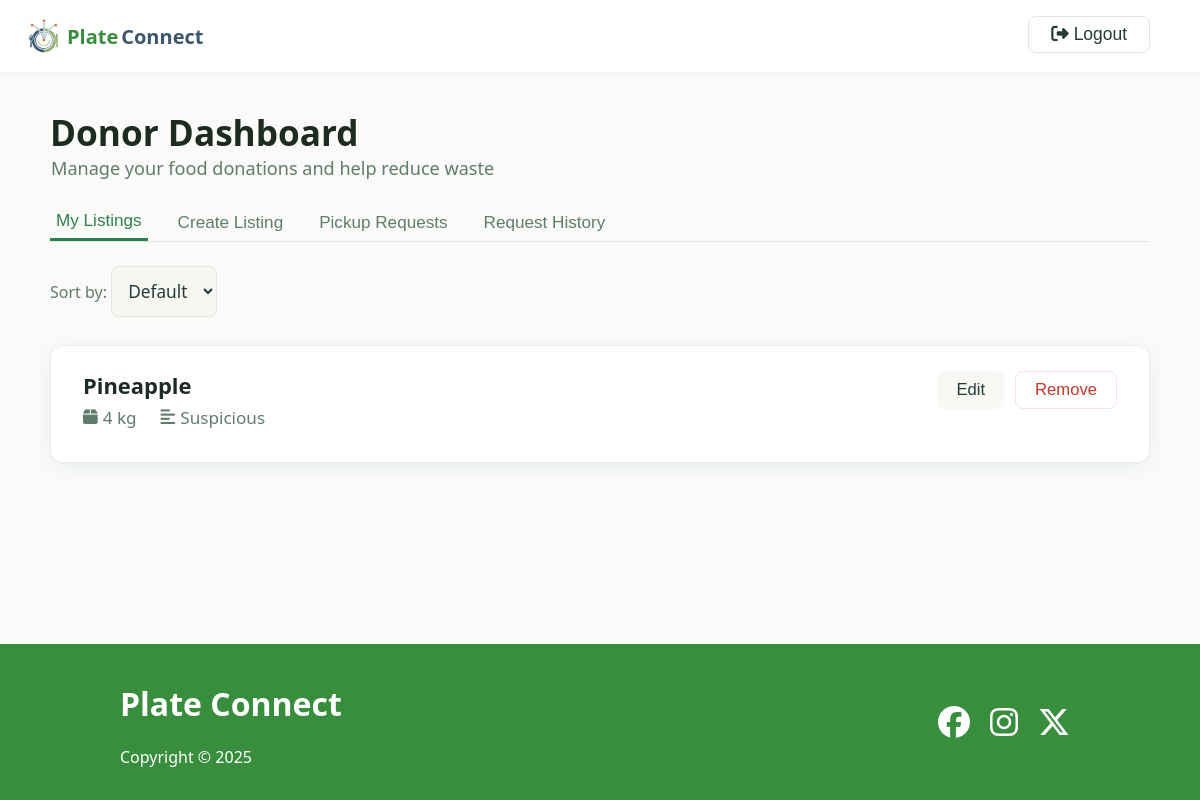
/donor_dashboard (signed in), run on an earlier commit of the app's database.
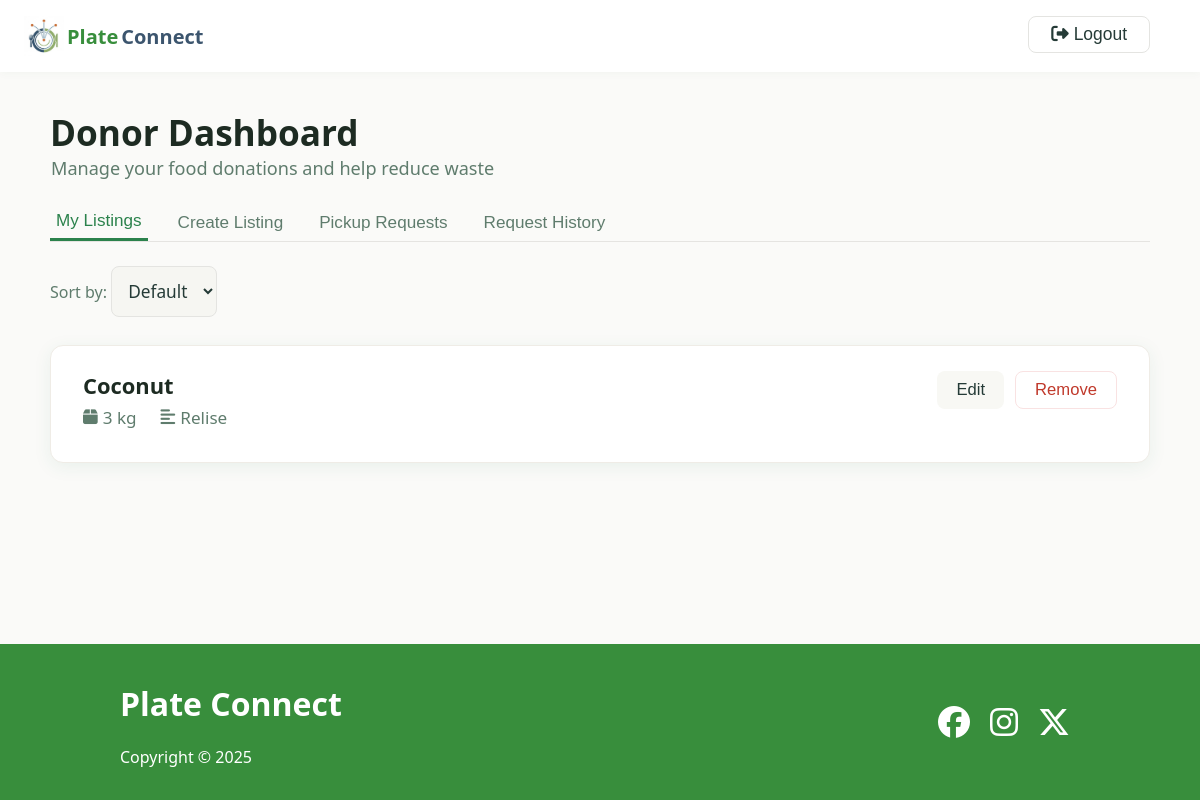
And on a later commit of the database.
### app.py (models this page shows)
class Listing(db.Model):
    id = db.Column(db.Integer, primary_key=True)
    donor_id = db.Column(db.Integer, db.ForeignKey("user.id"), nullable=False)
    food_type = db.Column(db.String(50), nullable=False)
    quantity = db.Column(db.String(50), nullable=False)
    description = db.Column(db.String(200))
    address = db.Column(db.String(200), nullable=False)
    donor = db.relationship("User", backref="listings")
    __table_args__ = {"sqlite_autoincrement": True}

### app.py (the view)
@app.route("/donor_dashboard")
def donor_dashboard():
    donor_id = session.get("user_id")
    if donor_id is None:
        return redirect(url_for("login"))
    listings = Listing.query.filter_by(donor_id=donor_id).all()
    pickup_requests = []
    for listing in listings:
        requests = Request.query.filter_by(listing_id=listing.id).all()
        for req in requests:
            ngo_user = User.query.get(req.ngo_id)
            pickup_requests.append(
                {"listing": listing, "ngo": ngo_user, "request": req}
            )
    history_items = History.query.filter(
        History.donor_id == donor_id, History.status.in_(["approved", "removed"])
    ).all()
    request_history = []
    for h in history_items:
        ngo_user = User.query.get(h.ngo_id) if h.ngo_id else None
        request_history.append(
            {
                "id": h.id,
                "food_type": h.food_type,
                "quantity": h.quantity,
                "description": h.description,
                "ngo_name": ngo_user.name if ngo_user else None,
                "status": h.status,
            }
        )
    return render_template(
        "donor_dashboard.html",
        listings=listings,
        pickup_requests=pickup_requests,
        request_history=request_history,
    )

### templates/donor_dashboard.html (shortened to what this page needs)
<!DOCTYPE html>
<html lang="en">
<head>
    <link rel="stylesheet" href="{{ url_for('static', filename='style.css') }}">
    <link rel="stylesheet" href="{{ url_for('static', filename='donor_dashboard.css') }}">
    <link rel="stylesheet" href="https://cdnjs.cloudflare.com/ajax/libs/font-awesome/6.4.2/css/all.min.css">
</head>
<body>
    <main>
        <header class="header">
            <div class="logo">
                <img src="../static/images/logo.png" alt="">
                <a href="/" class="logo-text green-font">Plate</a>
                <a href="/" class="logo-text dark-blue-font">Connect</a>
                <form class='logout' method="POST" action="{{ url_for('logout') }}">
                    <button type="submit" class="back-btn"><i class="fa fa-sign-out-alt"></i> Logout</button>
                </form>
            </div>
        </header>
        <div class="dashboard-container">
            <div class="dashboard-header">
                <div>
                    <h1 class="dashboard-title">Donor Dashboard</h1>
                    <div class="dashboard-subtitle">Manage your food donations and help reduce waste</div>
                </div>
            </div>
            <div class="dashboard-tabs">
                <button class="dashboard-tab active" onclick="showTab('listings')">My Listings</button>
                <button class="dashboard-tab" onclick="showTab('create')">Create Listing</button>
                <button class="dashboard-tab" onclick="showTab('requests')">Pickup Requests</button>
                <button class="dashboard-tab" onclick="showTab('history')">Request History</button>
            </div>
            <div id="tab-listings" class="listings-table">
                {% if listings %}
                <div style="margin-bottom: 8px;">
                    <label for="sort-listings" style="font-weight: 500; color: #5f7c6d;">Sort by:</label>
                    <select id="sort-listings" onchange="sortListings()">
                        <option value="default">Default</option>
                    </select>
                </div>
                {% for listing in listings %}
                <div class="listing-card" data-id="{{ listing.id }}">
                    <div class="listing-details">
                        <div class="listing-title">
                            {{ listing.food_type }}
                        </div>
                        <div class="listing-meta">
                            <span><i class="fa fa-box icon"></i> {{ listing.quantity }}</span>
                            <span><i class="fa fa-align-left icon"></i> {{ listing.description }}</span>
                        </div>
                    </div>
                    <div class="listing-actions">
                        <button class="btn-edit"
                            onclick="editListing('{{ listing.id }}', '{{ listing.food_type|escape }}', '{{ listing.quantity|escape }}', '{{ listing.description|escape }}')">
                            Edit
                        </button>
                        <form method="POST" action="{{ url_for('remove_listing', listing_id=listing.id) }}">
                            <button type="submit" class="btn-remove">Remove</button>
                        </form>
                    </div>
                </div>
                {% endfor %}
                {% else %}
                <div style="color:#5f7c6d; font-size:1.13rem;">No listings yet.</div>
                {% endif %}
            </div>
        </div>
    </main>
    <footer class="footer">
        <div class="container">
            <div>
                <h1>Plate Connect</h1>
                <p>Copyright &copy; 2025</p>
            </div>
            <div class="social">
                <a href="#"><i class="fab fa-facebook fa-2x"></i></a>
                <a href="#"><i class="fab fa-instagram fa-2x"></i></a>
                <a href="#"><i class="fab fa-x-twitter fa-2x"></i></a>
            </div>
        </div>
    </footer>
</body>
</html>

### static/style.css (style rules this page uses)
:root { --green: #388e3c; --dark-green: #1b5e20; --dark-blue: #3C556E; }
html, body { height: 100%; margin: 0; }
body { display: flex; flex-direction: column; min-height: 100vh; }
main { flex: 1; }
.green-font { color: var(--green); }
.dark-blue-font { color: var(--dark-blue); }
body { background: #fafcfb; color: #1b5e20; font-family: 'Segoe UI', 'Arial', sans-serif; margin: 0; padding: 0; }
.header { display: flex; justify-content: space-between; align-items: center; background: #fff; box-shadow: 0 2px 8px rgba(27, 94, 32, 0.03); padding: 0 40px 0 24px; height: 72px; position: sticky; top: 0; z-index: 10; }
.logo { display: flex; align-items: flex-start; gap: 3px; justify-content: center; }
.logo img { height: 40px; }
.logo-text { display: flex; align-self: center; font-size: 1.25rem; font-weight: bold; text-decoration: none; cursor: pointer; transition: color 0.18s; }
.footer { padding: 1rem 0; background: var(--green); }
.footer .container { margin: 0 100px; padding: 0 20px; display: grid; grid-template-columns: repeat(2, 1fr); gap: 20px; height: 100%; color: white; background: var(--green); }
.footer .social { display: flex; justify-content: flex-end; align-items: center; }
.footer .social a { margin: 0 10px; color: white; transition: color 0.2s; }

### static/donor_dashboard.css (style rules this page uses)
body { font-family: 'Segoe UI', Arial, sans-serif; background: #fafaf8; color: #253b37; margin: 0; padding: 0; }
.header .logo { display: flex; justify-content: flex-start; width: 100%; }
.header .logo .logout { margin-left: auto; }
.dashboard-container { max-width: 1100px; margin: 0 auto; padding: 36px 0; }
.dashboard-header { display: flex; align-items: center; gap: 18px; margin-bottom: 8px; }
.back-btn { background: #fff; border: 1px solid #e4e4e1; border-radius: 8px; padding: 7px 22px; color: #253b37; font-size: 1.09rem; cursor: pointer; font-weight: 500; margin-right: 10px; transition: background 0.18s; }
.dashboard-title { font-size: 2.2rem; font-weight: 700; color: #1d2b22; margin: 0; }
.dashboard-subtitle { color: #5f7c6d; font-size: 1.13rem; margin-bottom: 22px; margin-left: 1px; }
.dashboard-tabs { display: flex; gap: 24px; border-bottom: 1px solid #e5e4e1; margin-bottom: 24px; }
.dashboard-tab { padding-bottom: 7px; font-weight: 500; font-size: 1.07rem; color: #5f7c6d; cursor: pointer; border: none; background: none; transition: color 0.18s; }
.dashboard-tab.active { color: #2b824c; border-bottom: 3px solid #2b824c; }
.listings-table { display: flex; flex-direction: column; gap: 18px; margin-top: 4px; }
.listing-card { background: #fff; border-radius: 13px; border: 1px solid #efece6; box-shadow: 0 4px 18px rgba(33, 122, 83, 0.08); padding: 25px 32px; display: flex; justify-content: space-between; align-items: flex-start; transition: box-shadow 0.18s; }
.listing-details { flex: 1; min-width: 0; }
.listing-title { font-size: 1.37rem; font-weight: 700; color: #1d2b22; margin-bottom: 6px; display: flex; gap: 10px; align-items: center; }
.listing-meta { display: flex; gap: 24px; flex-wrap: wrap; margin-bottom: 8px; color: #5f7c6d; font-size: 1.07rem; align-items: center; }
.listing-meta span { display: flex; align-items: center; gap: 5px; }
.listing-meta .icon { font-size: 1.05rem; }
.listing-actions { display: flex; flex-direction: row; gap: 11px; }
.btn-edit, .btn-remove { padding: 8px 19px; border-radius: 8px; font-size: 1.04rem; font-weight: 500; border: none; cursor: pointer; transition: background 0.18s, color 0.18s; background: #f8f8f4; color: #253b37; margin-bottom: 4px; }
.btn-remove { color: #c0392b; background: #fff; border: 1px solid #f9e2e2; }
input, textarea, select { background: #f6f6f2; border: 1px solid #e4e4e1; border-radius: 8px; padding: 12px; font-size: 1.08rem; color: #253b37; resize: vertical; font-family: inherit; margin-bottom: 2px; }

What changed in the data, as far as the page shows it:
removed Listing: food_type "Pineapple", quantity "4 kg", description "Suspicious"
added Listing: food_type "Coconut", quantity "3 kg", description "Relise"
